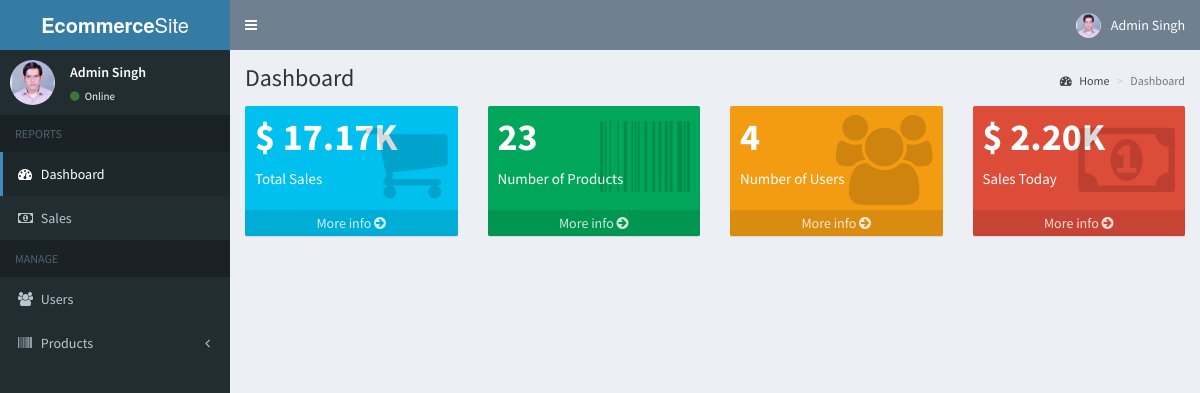
The app's page /admin/home.php (signed in) with its own data.
### tables this page shows
CREATE TABLE `users` (
  `id` int(11) NOT NULL,
  `email` varchar(200) NOT NULL,
  `mobile` varchar(15) NOT NULL,
  `password` varchar(60) NOT NULL,
  `type` int(1) NOT NULL,
  `firstname` varchar(50) NOT NULL,
  `lastname` varchar(50) NOT NULL,
  `address` text NOT NULL,
  `contact_info` varchar(100) NOT NULL,
  `photo` varchar(200) NOT NULL,
  `status` int(1) NOT NULL DEFAULT 1,
  `activate_code` varchar(15) NOT NULL,
  `reset_code` varchar(15) NOT NULL,
  `created_on` date NOT NULL
);

### admin/includes/session.php (called while the page is built, shortened)
<?php
	include '../includes/conn.php';
	$conn = $pdo->open();
	$stmt = $conn->prepare("SELECT * FROM users WHERE id=:id");
	$stmt->execute(['id'=>$_SESSION['admin']]);
	$admin = $stmt->fetch();
?>

### admin/includes/navbar.php (shortened to what this page needs)
<header class="main-header">
  <a href="#" class="logo">
    <span class="logo-lg"><b>Ecommerce</b>Site</span>
  </a>
  <nav class="navbar navbar-static-top">
    <a href="#" class="sidebar-toggle" data-toggle="push-menu" role="button">
    </a>
    <div class="navbar-custom-menu">
      <ul class="nav navbar-nav">
        <li class="dropdown user user-menu">
          <a href="#" class="dropdown-toggle" data-toggle="dropdown">
            <img src="<?php echo (!empty($admin['photo'])) ? '../images/'.$admin['photo'] : '../images/profile.jpg'; ?>" class="user-image" alt="User Image">
            <span class="hidden-xs"><?php echo $admin['firstname'].' '.$admin['lastname']; ?></span>
          </a>
        </li>
      </ul>
    </div>
  </nav>
</header>

### admin/includes/menubar.php (shortened to what this page needs)
<aside class="main-sidebar">
  <section class="sidebar">
    <div class="user-panel">
      <div class="pull-left image">
        <img src="<?php echo (!empty($admin['photo'])) ? '../images/'.$admin['photo'] : '../images/profile.jpg'; ?>" class="img-circle" alt="User Image">
      </div>
      <div class="pull-left info">
        <p><?php echo $admin['firstname'].' '.$admin['lastname']; ?></p>
        <a><i class="fa fa-circle text-success"></i> Online</a>
      </div>
    </div>
    <ul class="sidebar-menu" data-widget="tree">
      <li class="header">REPORTS</li>
      <li><a href="home.php"><i class="fa fa-dashboard"></i> <span>Dashboard</span></a></li>
      <li><a href="sales.php"><i class="fa fa-money"></i> <span>Sales</span></a></li>
      <li class="header">MANAGE</li>
      <li><a href="users.php"><i class="fa fa-users"></i> <span>Users</span></a></li>
      <li class="treeview">
        <a href="#">
          <i class="fa fa-barcode"></i>
          <span>Products</span>
          <span class="pull-right-container">
            <i class="fa fa-angle-left pull-right"></i>
          </span>
        </a>
      </li>
    </ul>
  </section>
</aside>

### records on screen
users: photo (picture), firstname "Admin", lastname "Singh"

### other values on screen
number_format_short($total, 2) "17.17K"
$prow['numrows'] "23"
$urow['numrows'] "4"
number_format_short($total, 2) "2.20K"
